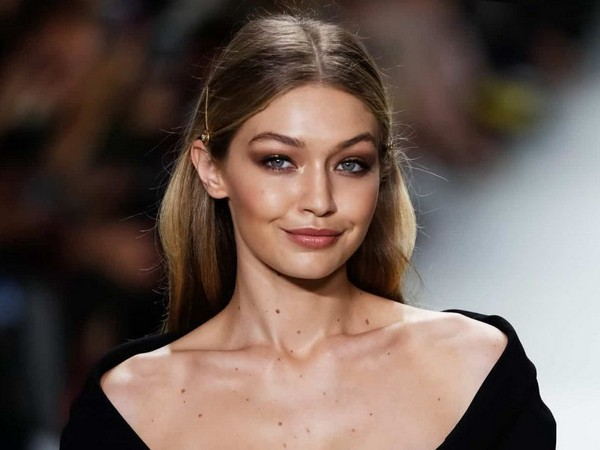
#> input picture Digital Image Processing/gigi.jpg, 600 x 450 px
$ python 'Kernel filter.py'
#> lines starting #> are read from the running program, lines starting #| are printed output that depends on the picture
import cv2
import numpy as np

img = cv2.imread('gigi.jpg',0)
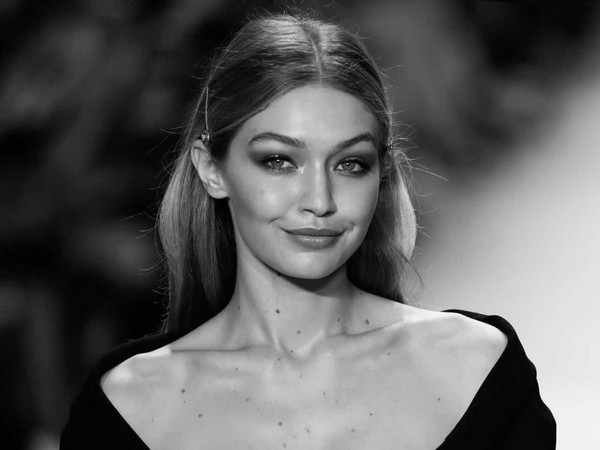
#> img: shape (450, 600); min 0, max 255, mean 95.4

kernel_3 = np.ones((11,11), dtype=np.float32)/121

output = cv2.filter2D(img, -1, kernel_3)
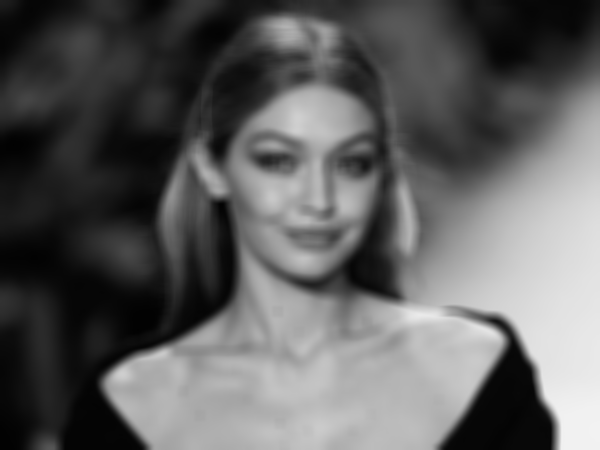
#> output: shape (450, 600); min 1, max 242, mean 95.4

cv2.imshow('blur image', output)
cv2.imshow("Original Image", img)

cv2.waitKey(5000)
cv2.destroyAllWindows()

$ run again, with Digital Image Processing/WhatsApp Image 2023-01-20 at 14.17.19.jpg copied over Digital Image Processing/gigi.jpg
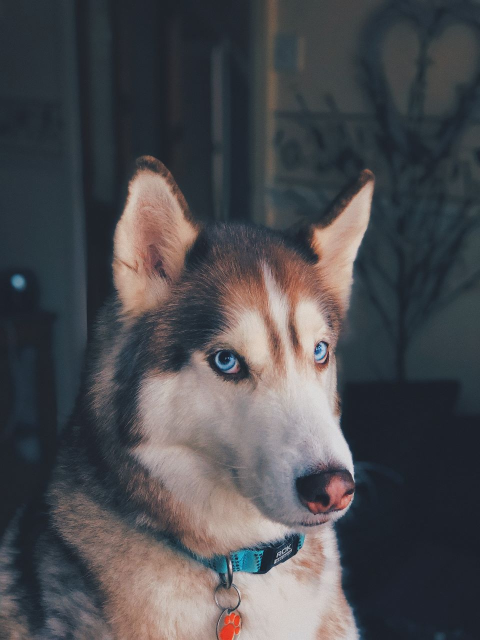
#> input picture Digital Image Processing/WhatsApp Image 2023-01-20 at 14.17.19.jpg, 960 x 1280 px (shown at 1/2 size)
#> `img = cv2.imread('gigi.jpg',0)`:
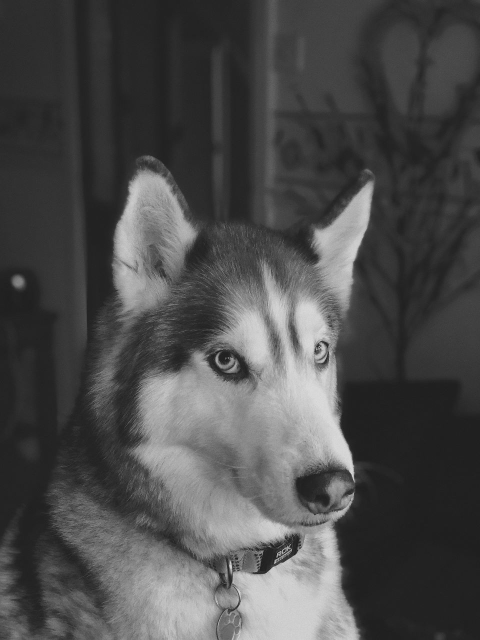
#> img: shape (1280, 960) (shown at 1/2 size); min 9, max 232, mean 76.2
